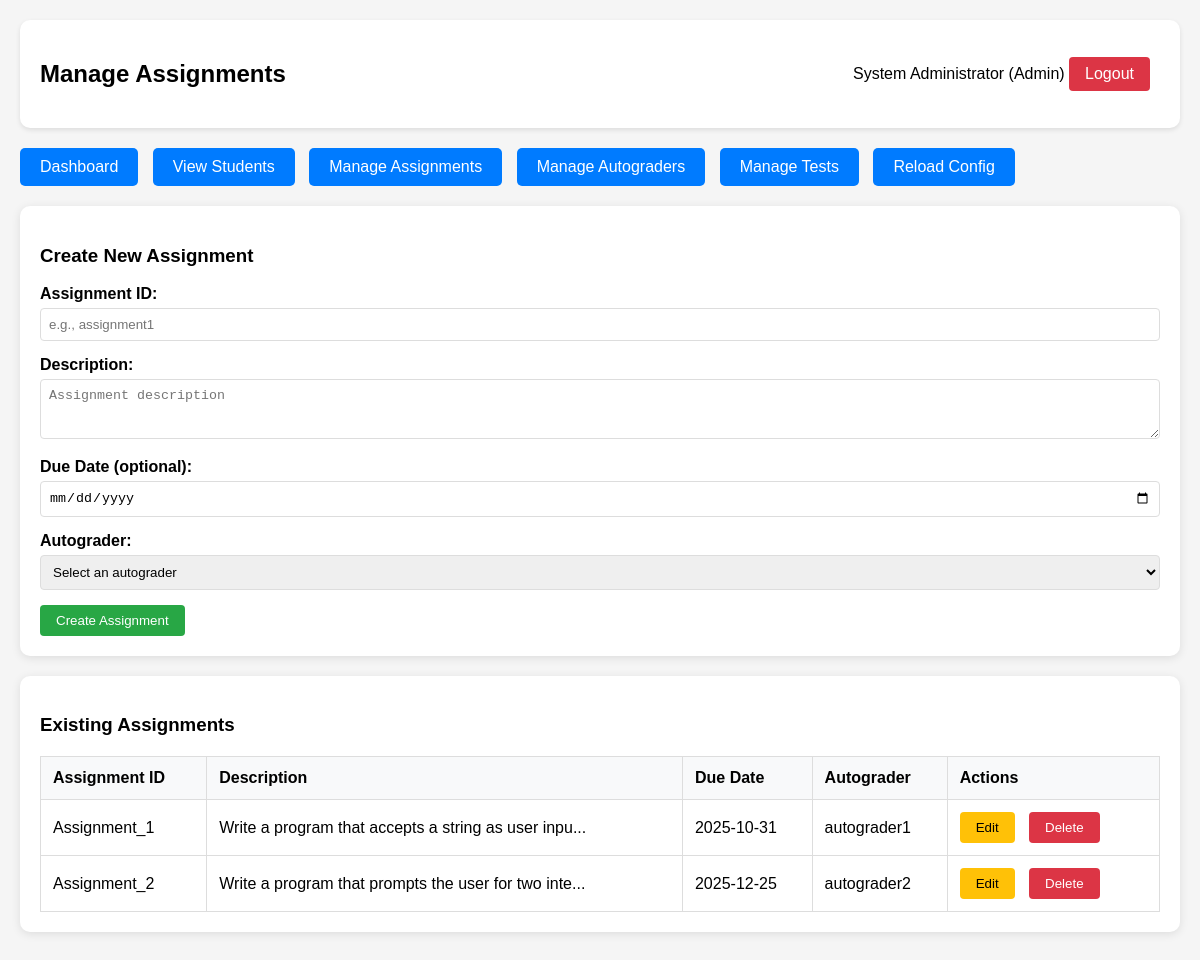
/admin/assignments (signed in), run on the app's committed database.
### web/app.py (models this page shows)
class Users(Base):
    __tablename__ = "users"
    user_id = Column(String, primary_key=True)  # Can be student_id or admin username
    name = Column(String, nullable=False)
    password_hash = Column(String, nullable=False)
    role = Column(String, nullable=False, default="student")  # "student" or "admin"
    created_at = Column(DateTime, default=datetime.utcnow)
    submissions = relationship("Submissions", back_populates="user")

class Assignments(Base):
    __tablename__ = "assignments"
    assignment_id = Column(String, primary_key=True)
    description = Column(String)
    due_date = Column(Date)
    autograder = Column(String)  # autograder name
    submissions = relationship("Submissions", back_populates="assignment")

### web/app.py (the view)
@app.get("/admin/assignments", response_class=HTMLResponse)
async def admin_assignments(request: Request):
    user = get_current_user_info(request)
    if not user or user.role != "admin":
        return RedirectResponse(url="/login", status_code=302)
    db = SessionLocal()
    assignments = db.query(Assignments).all()
    autograders = db.query(Autograders).all()  # For dropdown in forms
    db.close()
    return templates.TemplateResponse("admin_assignments.html", {
        "request": request,
        "admin": user,
        "assignments": assignments,
        "autograders": autograders
    })

### web/templates/admin_assignments.html (shortened to what this page needs)
<!DOCTYPE html>
<html lang="en">
<head>
    <link rel="stylesheet" href="/static/admin_assignments_style.css">
</head>
<body>
    <div class="header">
        <h2>Manage Assignments</h2>
        <div>
            <span>{{ admin.name }} (Admin)</span>
            <a href="/logout" class="btn btn-danger">Logout</a>
        </div>
    </div>
    <div class="nav-links">
        <a href="/admin">Dashboard</a>
        <a href="/admin/students">View Students</a>
        <a href="/admin/assignments">Manage Assignments</a>
        <a href="/admin/autograders">Manage Autograders</a>
        <a href="/admin/tests">Manage Tests</a>
        <a href="/reload-config">Reload Config</a>
    </div>
    <div class="card">
        <h3>Create New Assignment</h3>
        <form method="post" action="/admin/assignments/create">
            <div class="form-group">
                <label for="assignment_id">Assignment ID:</label>
                <input type="text" id="assignment_id" name="assignment_id" required
                       placeholder="e.g., assignment1">
            </div>
            <div class="form-group">
                <label for="description">Description:</label>
                <textarea id="description" name="description" required
                          placeholder="Assignment description"></textarea>
            </div>
            <div class="form-group">
                <label for="due_date">Due Date (optional):</label>
                <input type="date" id="due_date" name="due_date">
            </div>
            <div class="form-group">
                <label for="autograder">Autograder:</label>
                <select id="autograder" name="autograder" required>
                    <option value="">Select an autograder</option>
                </select>
            </div>
            <button type="submit" class="btn btn-success">Create Assignment</button>
        </form>
    </div>
    <div class="card">
        <h3>Existing Assignments</h3>
        {% if assignments %}
        <table class="assignments-table">
            <thead>
                <tr>
                    <th>Assignment ID</th>
                    <th>Description</th>
                    <th>Due Date</th>
                    <th>Autograder</th>
                    <th>Actions</th>
                </tr>
            </thead>
            <tbody>
                {% for assignment in assignments %}
                <tr>
                    <td>{{ assignment.assignment_id }}</td>
                    <td>{{ assignment.description[:50] }}{% if assignment.description|length > 50 %}...{% endif %}</td>
                    <td>{{ assignment.due_date if assignment.due_date else 'No due date' }}</td>
                    <td>{{ assignment.autograder }}</td>
                    <td>
                        <button class="btn btn-warning edit-assignment-btn"
                                data-assignment-id="{{ assignment.assignment_id }}"
                                data-description="{{ assignment.description|e }}"
                                data-due-date="{{ assignment.due_date if assignment.due_date else '' }}"
                                data-autograder="{{ assignment.autograder }}">Edit</button>
                        <form method="post" action="/admin/assignments/{{ assignment.assignment_id }}/delete" style="display: inline;" onsubmit="return confirm('Are you sure you want to delete this assignment? This will also delete all related tests and submissions.')">
                            <button type="submit" class="btn btn-danger">Delete</button>
                        </form>
                    </td>
                </tr>
                {% endfor %}
            </tbody>
        </table>
        {% else %}
        <p>No assignments found. Create your first assignment above.</p>
        {% endif %}
    </div>
</body>
</html>

### web/static/admin_assignments_style.css (style rules this page uses)
body { font-family: Arial, sans-serif; max-width: 1200px; margin: 0 auto; padding: 20px; background-color: #f5f5f5; }
.header { background: white; padding: 20px; border-radius: 10px; margin-bottom: 20px; display: flex; justify-content: space-between; align-items: center; box-shadow: 0 2px 5px rgba(0,0,0,0.1); }
.nav-links { margin: 20px 0; }
.nav-links a { background-color: #007bff; color: white; padding: 10px 20px; text-decoration: none; border-radius: 5px; margin-right: 10px; display: inline-block; }
.card { background: white; padding: 20px; border-radius: 10px; box-shadow: 0 2px 10px rgba(0,0,0,0.1); margin-bottom: 20px; }
.form-group { margin-bottom: 15px; }
.form-group label { display: block; margin-bottom: 5px; font-weight: bold; }
.form-group input, .form-group select, .form-group textarea { width: 100%; padding: 8px; border: 1px solid #ddd; border-radius: 4px; box-sizing: border-box; }
.form-group textarea { height: 60px; resize: vertical; }
.btn { padding: 8px 16px; border: none; border-radius: 4px; cursor: pointer; text-decoration: none; display: inline-block; margin-right: 10px; }
.btn-success { background-color: #28a745; color: white; }
.btn-danger { background-color: #dc3545; color: white; }
.btn-warning { background-color: #ffc107; color: black; }
.assignments-table { width: 100%; border-collapse: collapse; margin-top: 20px; }
.assignments-table th, .assignments-table td { border: 1px solid #ddd; padding: 12px; text-align: left; }
.assignments-table th { background-color: #f8f9fa; }

### data on the page
Users: name "System Administrator"
Assignments: assignment_id "Assignment_1", description "Write a program that accepts a string as user inpu", due_date "2025-10-31", autograder "autograder1"
Assignments: assignment_id "Assignment_2", description "Write a program that prompts the user for two inte", due_date "2025-12-25", autograder "autograder2"
